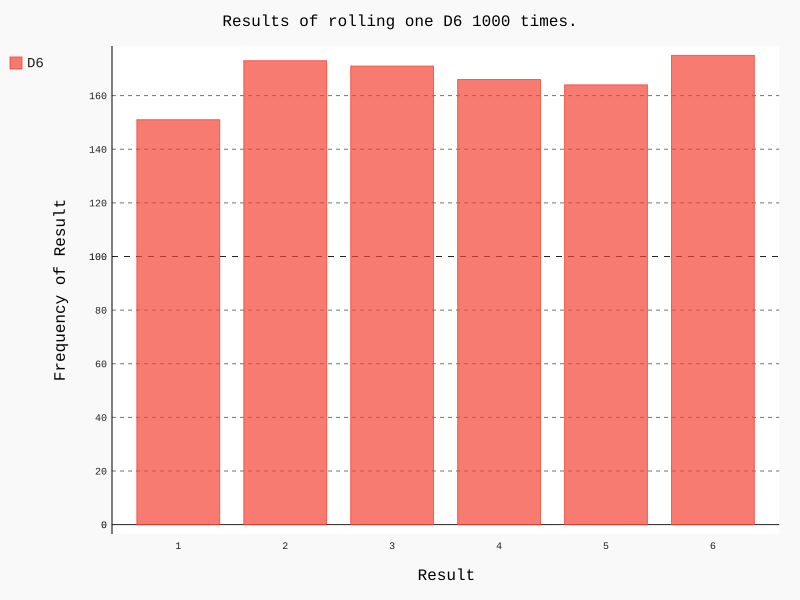

Source code (Python):
import pygal
from die import Die
output_dir = "/home/choupi/D/codes/python_crash_course/generating_data/rolling_dice_with_pygal/"
# Create a D6.
die = Die()

# Make some rolls, and store results in a list.
results = []
for roll_num in range(1000):
    result = die.roll()
    results.append(result)

# Analyze the results.
frequencies = []
for value in range(1, die.num_sides + 1):
    frequency = results.count(value)
    frequencies.append(frequency)

# Visualize the results.
hist = pygal.Bar()

hist.title = "Results of rolling one D6 1000 times."
hist.x_labels = ['1', '2', '3', '4', '5', '6']
hist.x_title = "Result"
hist.y_title = "Frequency of Result"

hist.add('D6', frequencies)
hist.render_to_file('{}die_visual.svg'.format(output_dir))
print frequencies

# print(results)
